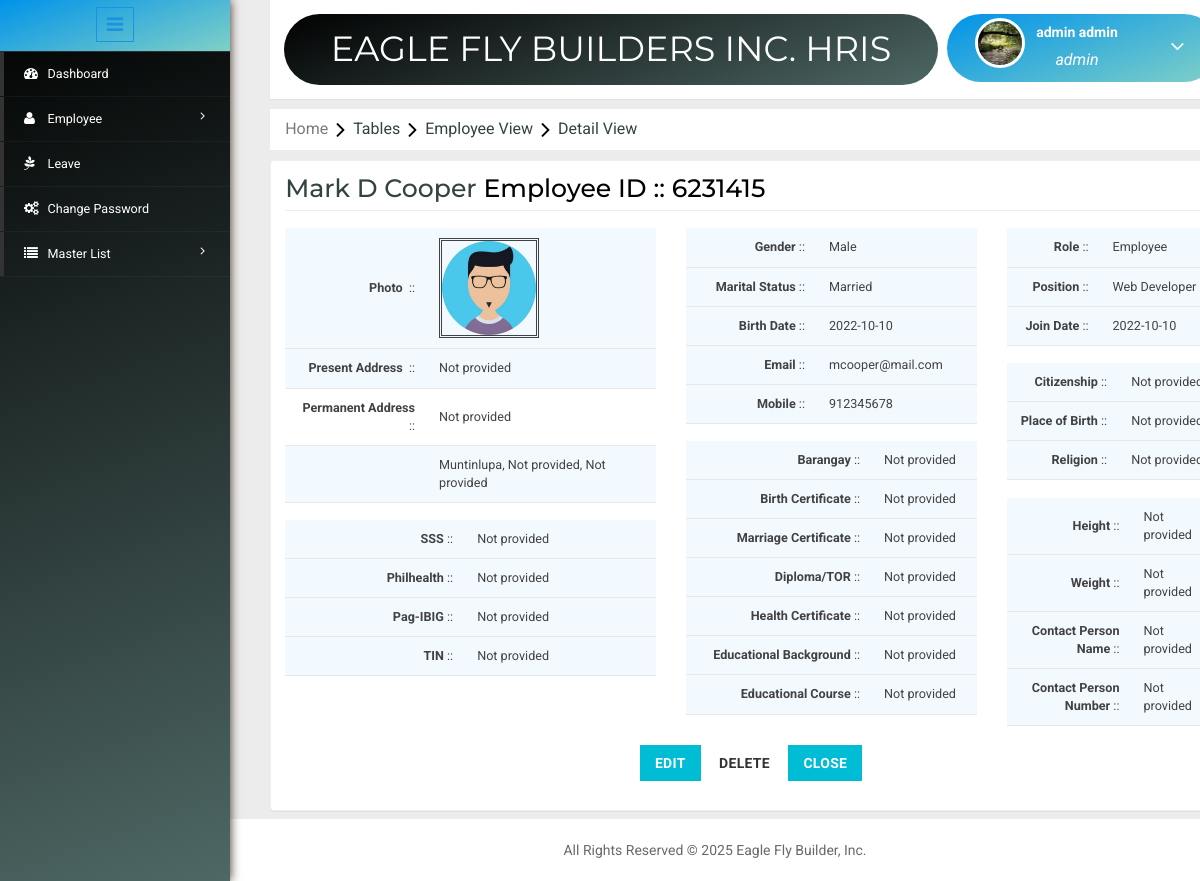
Page /detailview.php?employeeid=6231415 (signed in) on the committed database.
### tables this page shows
CREATE TABLE `employee` (
  `EmpId` bigint(20) NOT NULL,
  `EmployeeId` varchar(11) NOT NULL,
  `FirstName` varchar(200) NOT NULL,
  `MiddleName` varchar(200) NOT NULL,
  `LastName` varchar(200) NOT NULL,
  `Birthdate` date NOT NULL,
  `Gender` int(10) NOT NULL,
  `Address1` varchar(500) NOT NULL,
  `Address2` varchar(500) NOT NULL,
  `Address3` varchar(500) NOT NULL,
  `CityId` int(11) NOT NULL,
  `Mobile` decimal(10,0) NOT NULL,
  `Email` varchar(200) NOT NULL,
  `Password` varchar(25) NOT NULL,
  `AadharNumber` varchar(25) NOT NULL,
  `MaritalStatus` int(11) NOT NULL,
  `PositionId` int(11) NOT NULL,
  `CreatedBy` bigint(20) NOT NULL,
  `CreatedDate` datetime NOT NULL,
  `ModifiedBy` bigint(20) DEFAULT NULL,
  `ModifiedDate` datetime DEFAULT NULL,
  `JoinDate` date NOT NULL,
  `LeaveDate` date DEFAULT NULL,
  `LastLogin` datetime DEFAULT NULL,
  `LastLogout` datetime DEFAULT NULL,
  `StatusId` int(11) NOT NULL,
  `RoleId` int(11) NOT NULL,
  `ImageName` varchar(1000) DEFAULT NULL,
  `MacAddress` varchar(25) NOT NULL
);

CREATE TABLE `city` (
  `CityId` int(11) NOT NULL,
  `StateId` int(11) NOT NULL,
  `Name` varchar(200) NOT NULL
);

CREATE TABLE `gender` (
  `GenderId` int(11) NOT NULL,
  `Name` varchar(15) NOT NULL
);

CREATE TABLE `maritalstatus` (
  `MaritalId` int(11) NOT NULL,
  `Name` varchar(100) NOT NULL
);

CREATE TABLE `role` (
  `RoleId` int(11) NOT NULL,
  `Name` varchar(200) NOT NULL
);

CREATE TABLE `position` (
  `PositinId` int(11) NOT NULL,
  `Name` varchar(200) NOT NULL
);

### detailview.php (the view, shortened to what this page needs)
<?php include('header.php'); ?>
<?php
    $dbs = new database();
    $db = $dbs->connection();
    $row = [];
    $gendern = [];
    $maritaln = [];
    $cityn = [];
    $staten = [];
    $countryn = [];
    $positionn = [];
    $rolen = [];
    $citizenshipn = [];
    if(isset($_GET['employeeid'])) {
        $empid = mysqli_real_escape_string($db, $_GET['employeeid']);
        $view = mysqli_query($db, "SELECT * FROM employee WHERE EmployeeId = '$empid'");
        $row = mysqli_fetch_assoc($view);
        if($row) {
            $genderid = isset($row['Gender']) ? $row['Gender'] : null;
            if($genderid) {
                $gid = mysqli_query($db, "SELECT * FROM gender WHERE GenderId = '$genderid'");
                $gendern = $gid ? mysqli_fetch_assoc($gid) : [];
            }
            $maritalid = isset($row['MaritalStatus']) ? $row['MaritalStatus'] : null;
            if($maritalid) {
                $mid = mysqli_query($db, "SELECT * FROM maritalstatus WHERE MaritalId = '$maritalid'");
                $maritaln = $mid ? mysqli_fetch_assoc($mid) : [];
            }
            $cityid = isset($row['CityId']) ? $row['CityId'] : null;
            if($cityid) {
                $cid = mysqli_query($db, "SELECT * FROM city WHERE CityId = '$cityid'");
                $cityn = $cid ? mysqli_fetch_assoc($cid) : [];
                if($cityn && isset($cityn['StateId'])) {
                    $stateid = $cityn['StateId'];
                    $sid = mysqli_query($db, "SELECT * FROM state WHERE StateId = '$stateid'");
                    $staten = $sid ? mysqli_fetch_assoc($sid) : [];
                }
            }
            $positionid = isset($row['PositionId']) ? $row['PositionId'] : null;
            if($positionid) {
                $pid = mysqli_query($db, "SELECT * FROM position WHERE PositinId = '$positionid'");
                $positionn = $pid ? mysqli_fetch_assoc($pid) : [];
            }
            $roleid = isset($row['RoleId']) ? $row['RoleId'] : null;
            if($roleid) {
                $rid = mysqli_query($db, "SELECT * FROM role WHERE RoleId = '$roleid'");
                $rolen = $rid ? mysqli_fetch_assoc($rid) : [];
            }
        }
    }
?>
<link rel="stylesheet" type="text/css" href="css/table-style.css" />
<ol class="breadcrumb" style="margin: 10px 0px ! important;">
    <li class="breadcrumb-item"><a href="Home.php">Home</a><i class="fa fa-angle-right"></i>Tables<i class="fa fa-angle-right"></i>Employee View<i class="fa fa-angle-right"></i>Detail View</li>
</ol>
<div class="validation-form" style="margin-top: 0;">
    <h2 style="text-transform: capitalize; margin: 0px;">
        <?php
            if(!empty($row)) {
                echo htmlspecialchars(
                    (!empty($row['FirstName']) ? $row['FirstName'] : '') . " " .
                    (!empty($row['MiddleName']) ? $row['MiddleName'] : '') . " " .
                    (!empty($row['LastName']) ? $row['LastName'] : '')
                );
            } else {
                echo "Employee Not Found";
            }
        ?>
        <font color="black">
            <?php
                if(!empty($row)) {
                    echo "Employee ID :: " . (!empty($row['EmployeeId']) ? $row['EmployeeId'] : 'N/A');
                } else {
                    echo "<b>Employee ID</b> :: N/A";
                }
            ?>
        </font>
    </h2>
    <div class="row">
        <div class="col-md-5">
            <table>
                <tbody>
                    <tr>
                        <td rowspan="2" style="text-align: right;"><b>Photo</b>&nbsp; ::</td>
                        <td rowspan="2">
                            <img src="image/<?php echo !empty($row['ImageName']) ? htmlspecialchars($row['ImageName']) : 'default.png'; ?>"
                                 style="height: 100px; border: double;"
                                 onerror="this.src='image/default.png'">
                        </td>
                    </tr>
                </tbody>
                <tbody>
                    <tr>
                        <td style="text-align: right;"><b>Present Address</b> &nbsp;::</td>
                        <td><?php echo !empty($row['PresentAddress']) ? htmlspecialchars($row['PresentAddress']) : 'Not provided'; ?></td>
                    </tr>
                    <tr>
                        <td style="text-align: right;"><b>Permanent Address</b> &nbsp;::</td>
                        <td><?php echo !empty($row['PermanentAddress']) ? htmlspecialchars($row['PermanentAddress']) : 'Not provided'; ?></td>
                    </tr>
                </tbody>
                <tbody>
                    <tr>
                        <td></td>
                        <td>
                            <?php
                                echo (!empty($cityn['Name']) ? ucfirst($cityn['Name']) : 'Not provided') . ', ';
                                echo (!empty($staten['Name']) ? ucfirst($staten['Name']) : 'Not provided') . ', ';
                                echo (!empty($countryn['Name']) ? ucfirst($countryn['Name']) : 'Not provided');
                            ?>
                        </td>
                    </tr>
                </tbody>
            </table>
            <table>
                <tbody>
                    <tr>
                        <td style="text-align: right;"><b>SSS</b> ::</td>
                        <td><?php echo !empty($row['sss']) ? formatSSSNumber($row['sss']) : 'Not provided'; ?></td>
                    </tr>
                </tbody>
                <tbody>
                    <tr>
                        <td style="text-align: right;"><b>Philhealth</b> ::</td>
                        <td><?php echo !empty($row['philhealth']) ? formatPhilhealthNumber($row['philhealth']) : 'Not provided'; ?></td>
                    </tr>
                </tbody>
                <tbody>
                    <tr>
                        <td style="text-align: right;"><b>Pag-IBIG</b> ::</td>
                        <td><?php echo !empty($row['pagibig']) ? formatPagIbigNumber($row['pagibig']) : 'Not provided'; ?></td>
                    </tr>
                </tbody>
                <tbody>
                    <tr>
                        <td style="text-align: right;"><b>TIN</b> ::</td>
                        <td><?php echo !empty($row['taxidentification']) ? formatTINNumber($row['taxidentification']) : 'Not provided'; ?></td>
                    </tr>
                </tbody>
            </table>
        </div>
        <div class="col-md-4">
            <table>
                <tbody>
                    <tr>
                        <td style="text-align: right;"><b>Gender</b> ::</td>
                        <td><?php echo !empty($gendern['Name']) ? ucfirst($gendern['Name']) : 'Not provided'; ?></td>
                    </tr>
                </tbody>
                <tbody>
                    <tr>
                        <td style="text-align: right;"><b>Marital Status</b> ::</td>
                        <td><?php echo !empty($maritaln['Name']) ? $maritaln['Name'] : 'Not provided'; ?></td>
                    </tr>
                </tbody>
                <tbody>
                    <tr>
                        <td style="text-align: right;"><b>Birth Date</b> ::</td>
                        <td><?php echo !empty($row['Birthdate']) ? $row['Birthdate'] : 'Not provided'; ?></td>
                    </tr>
                </tbody>
                <tbody>
                    <tr>
                        <td style="text-align: right;"><b>Email</b> ::</td>
                        <td><?php echo !empty($row['Email']) ? htmlspecialchars($row['Email']) : 'Not provided'; ?></td>
                    </tr>
                </tbody>
                <tbody>
                    <tr>
                        <td style="text-align: right;"><b>Mobile</b> ::</td>
                        <td><?php echo !empty($row['Mobile']) ? htmlspecialchars($row['Mobile']) : 'Not provided'; ?></td>
                    </tr>
                </tbody>
            </table>
            <table>
                <tbody>
                    <tr>
                        <td style="text-align: right;"><b>Barangay</b> ::</td>
                        <td><?php echo !empty($row['barangay']) ? htmlspecialchars($row['barangay']) : 'Not provided'; ?></td>
                    </tr>
                </tbody>
                <tbody>
                    <tr>
                        <td style="text-align: right;"><b>Birth Certificate</b> ::</td>
                        <td><?php echo !empty($row['birthcertificate']) ? htmlspecialchars($row['birthcertificate']) : 'Not provided'; ?></td>
                    </tr>
                </tbody>
                <tbody>
                    <tr>
                        <td style="text-align: right;"><b>Marriage Certificate</b> ::</td>
                        <td><?php echo !empty($row['marriagecert']) ? htmlspecialchars($row['marriagecert']) : 'Not provided'; ?></td>
                    </tr>
                </tbody>
                <tbody>
                    <tr>
                        <td style="text-align: right;"><b>Diploma/TOR</b> ::</td>
                        <td><?php echo !empty($row['diplomator']) ? htmlspecialchars($row['diplomator']) : 'Not provided'; ?></td>
                    </tr>
                </tbody>
                <tbody>
                    <tr>
                        <td style="text-align: right;"><b>Health Certificate</b> ::</td>
                        <td><?php echo !empty($row['healtcertificate']) ? htmlspecialchars($row['healtcertificate']) : 'Not provided'; ?></td>
                    </tr>
                </tbody>
                <tbody>
                    <tr>
                        <td style="text-align: right;"><b>Educational Background</b> ::</td>
                        <td><?php echo !empty($row['educationalbackground']) ? htmlspecialchars($row['educationalbackground']) : 'Not provided'; ?></td>
                    </tr>
                </tbody>
                <tbody>
                    <tr>
                        <td style="text-align: right;"><b>Educational Course</b> ::</td>
                        <td><?php echo !empty($row['educcourse']) ? htmlspecialchars($row['educcourse']) : 'Not provided'; ?></td>
                    </tr>
                </tbody>
            </table>
        </div>
        <div class="col-md-3">
            <table>
                <tbody>
                    <tr>
                        <td style="text-align: right;"><b>Role</b> ::</td>
                        <td><?php echo !empty($rolen['Name']) ? ucfirst($rolen['Name']) : 'Not provided'; ?></td>
                    </tr>
                </tbody>
                <tbody>
                    <tr>
                        <td style="text-align: right;"><b>Position</b> ::</td>
                        <td><?php echo !empty($positionn['Name']) ? $positionn['Name'] : 'Not provided'; ?></td>
                    </tr>
                </tbody>
                <tbody>
                    <tr>
                        <td style="text-align: right;"><b>Join Date</b> ::</td>
                        <td><?php echo !empty($row['JoinDate']) ? $row['JoinDate'] : 'Not provided'; ?></td>
                    </tr>
                </tbody>
            </table>
            <table>
                <tbody>
                    <tr>
                        <td style="text-align: right;"><b>Citizenship</b> ::</td>
                        <td><?php echo !empty($citizenshipn['Name']) ? ucfirst($citizenshipn['Name']) : 'Not provided'; ?></td>
                    </tr>
                </tbody>
                <tbody>
                    <tr>
                        <td style="text-align: right;"><b>Place of Birth</b> ::</td>
                        <td><?php echo !empty($row['placeofbirth']) ? htmlspecialchars($row['placeofbirth']) : 'Not provided'; ?></td>
                    </tr>
                </tbody>
                <tbody>
                    <tr>
                        <td style="text-align: right;"><b>Religion</b> ::</td>
                        <td><?php echo !empty($row['religion']) ? htmlspecialchars($row['religion']) : 'Not provided'; ?></td>
                    </tr>
                </tbody>
            </table>
            <table>
                <tbody>
                    <tr>
                        <td style="text-align: right;"><b>Height</b> ::</td>
                        <td><?php echo !empty($row['height']) ? htmlspecialchars($row['height']).' cm' : 'Not provided'; ?></td>
                    </tr>
                </tbody>
                <tbody>
                    <tr>
                        <td style="text-align: right;"><b>Weight</b> ::</td>
                        <td><?php echo !empty($row['weight']) ? htmlspecialchars($row['weight']).' kg' : 'Not provided'; ?></td>
                    </tr>
                </tbody>
                <tbody>
                    <tr>
                        <td style="text-align: right;"><b>Contact Person Name</b> ::</td>
                        <td><?php echo !empty($row['contactpersonname']) ? htmlspecialchars($row['contactpersonname']) : 'Not provided'; ?></td>
                    </tr>
                </tbody>
                <tbody>
                    <tr>
                        <td style="text-align: right;"><b>Contact Person Number</b> ::</td>
                        <td><?php echo !empty($row['contactpersonnumber']) ? htmlspecialchars($row['contactpersonnumber']) : 'Not provided'; ?></td>
                    </tr>
                </tbody>
            </table>
        </div>
    </div>
    <div class="row" style="text-align: center; margin-top: 2%;">
        <div class="col-md-12 form-group">
                <button id="btnEdit" class="btn btn-primary">Edit</button>
                <button id="btnDelete" class="btn btn-default">Delete</button>
            <button id="btnClose" class="btn btn-primary">Close</button>
        </div>
    </div>
</div>
<?php include('footer.php'); ?>

### rows in the picture
employee: FirstName+MiddleName+LastName "Mark D Cooper", EmployeeId "6231415", ImageName (picture), Birthdate "2022-10-10", Email "mcooper@mail.com", Mobile "912345678", JoinDate "2022-10-10"
city: Name "Muntinlupa"
gender: Name "Male"
maritalstatus: Name "Married"
role: Name "Employee"
position: Name "Web Developer"

### other values in the picture
$_SESSION['User']['FirstName'] "admin"
$_SESSION['User']['LastName'] "admin"
$_SESSION['role']['Name'] "admin"
